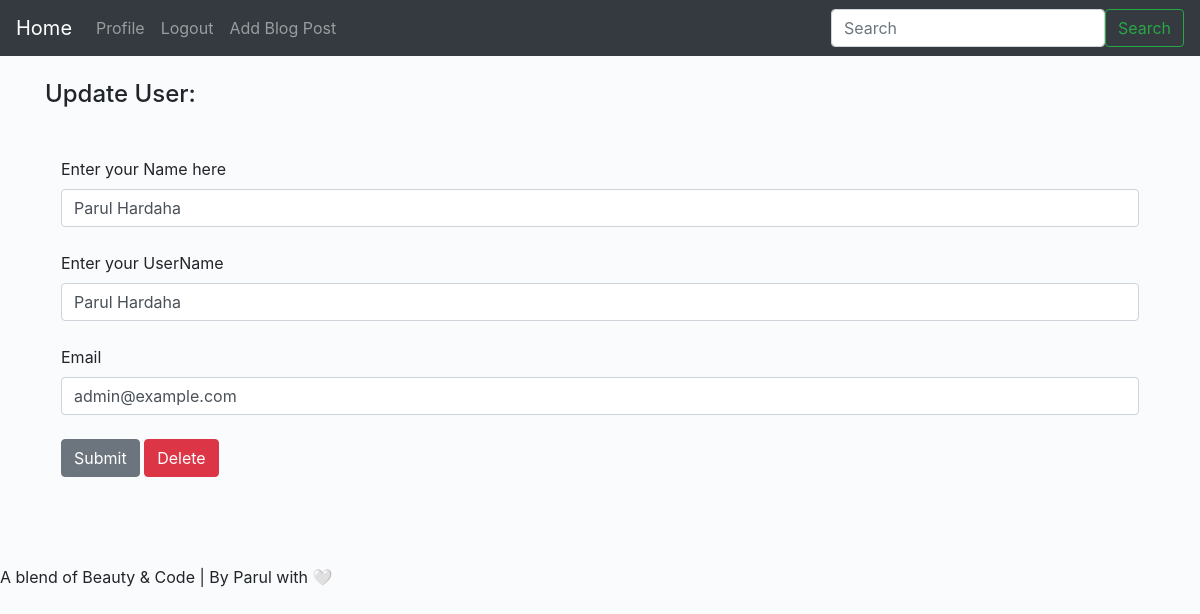
The app's page /update/1 (signed in) with its own data.
### app.py (models this page shows, shortened)
class Users(db.Model,UserMixin):
  id= db.Column(db.Integer,primary_key=True)
  username=db.Column(db.String(20),nullable=False,unique=True)
  name=db.Column(db.String(100),nullable=False)
  email=db.Column(db.String(100),nullable=False,unique=True)
  date_added=db.Column(db.DateTime,default=datetime.utcnow)
  password_hash=db.Column(db.String(120))
  posts = db.relationship('Posts', foreign_keys=[Posts.poster_id], backref='poster', lazy=True)
  @property
  def password(self):
    raise AttributeError('Password is not Readable!')

### app.py (the view)
@app.route('/update/<int:id>', methods=['GET','POST'])
@login_required
def update(id):
  form=UserForm()
  name_to_update=Users.query.get_or_404(id)
  if request.method=='POST':
    name_to_update.name=request.form['name']
    name_to_update.email=request.form['email']
    name_to_update.username=request.form['username']
    try:
      db.session.commit()
      flash("User Updated Successfully!")
      return render_template("dash.html",form=form,name_to_update=name_to_update,id=id)
    except:
      flash("Error!!..Try again!!")
      return render_template("update.html",form=form,name_to_update=name_to_update)
  else:
     return render_template("update.html",form=form,name_to_update=name_to_update,id=id)

### app.py
class UserForm(FlaskForm):
   name= StringField ("Enter your Name here", validators=[DataRequired()])
   username= StringField ("Enter your UserName", validators=[DataRequired()])
   email= StringField ("Email", validators=[DataRequired()])
   password_hash=PasswordField('Password', validators=[DataRequired(),EqualTo('password_hash2',message="Passowrds mush match!")])
   password_hash2=PasswordField('Confirm Password',validators=[DataRequired()])
   submit= SubmitField("Submit")

class SearchForm(FlaskForm):
  searched=StringField("searched",validators=[DataRequired()])
  submit=SubmitField("Submit")

### app.py (called while the page is built)
@login_manager.user_loader
def load_user(user_id):
  return Users.query.get(int(user_id))

@app.context_processor
def base():
  form=SearchForm()
  return dict(form=form)

### templates/update.html (shortened to what this page needs)
{% extends 'base.html' %}
{% block content %}
{% if name %}
      <h2>Update User:</h2>
      <br><br></br>
      {% for our_user in our_users %}
            {{ our_user.id}}. {{ our_user.name}} - {{ our_user.email}} <br>
      {% endfor %}
{% else %}
      <h4>Update User:</h4>
        <br/>
      {% if id== current_user.id %}
            <div class="shadow p-3 mb-5 bg-body rounded">
            <form  action="/update/{{ name_to_update.id }}" method="POST">
            {{ form.name.label(class="form-label") }}
            {{ form.name(class="form-control",value=name_to_update.name) }}
            <br/>
            {{ form.username.label(class="form-label") }}
            {{ form.username(class="form-control",value=name_to_update.name) }}
            <br/>
            {{ form.email.label(class="form-label") }}
            {{ form.email(class="form-control",value=name_to_update.email) }}
            <br/>
            {{ form.submit(class="btn btn-secondary") }}
            <a href="{{url_for('delete', id=id)}}" class="btn btn-danger">Delete</a>
            </form>
            </div>
            <br>
      {% endif %}
{% endif %}
{% endblock %}

### static/css/style.css (style rules this page uses)
body { background: #f9fbfcd6; }

### records on screen
Users: name "Parul Hardaha", username "Parul Hardaha", email "admin@example.com"
